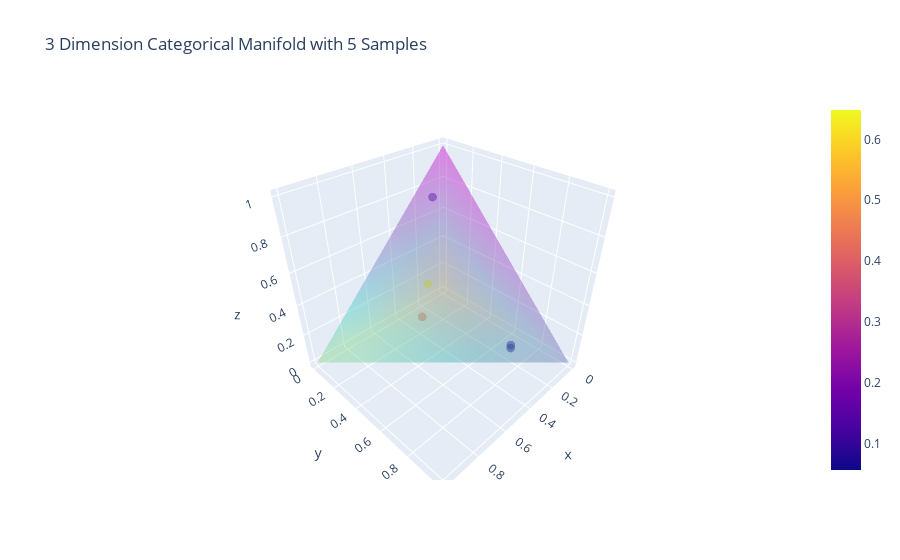

The notebook cell this image was saved under:
### Markdown cell above
### Visualization of Random Samples over the Manifold

### Code cell
# Plot the 2D and 3D manifold with random points
my_module = reload(CategoricalDistributionsManifold)
M2.scatter(n_samples=5)
M3.scatter(n_samples=5)

### Figure 1 — Plotly figure (JSON) as saved in the notebook; plotly's stock layout.template omitted (floating-point values rounded to 4 significant figures)
{"data": [{"hovertemplate": "x1=%{x}<br>x2=%{y}<br>x3=%{z}<br>x4=%{marker.color}<extra></extra>", "legendgroup": "", "marker": {"color": [0.4249, 0.6483, 0.1214, 0.05663, 0.101], "coloraxis": "coloraxis", "opacity": 0.5, "size": 3, "symbol": "circle"}, "mode": "markers", "name": "", "scene": "scene", "showlegend": false, "type": "scatter3d", "x": [0.3511, 0.1712, 0.1162, 0.1769, 0.1527], "y": [0.1675, 0.03102, 0.02932, 0.7221, 0.7055], "z": [0.05646, 0.1495, 0.7331, 0.0444, 0.0408]}, {"colorbar": {"title": {"text": "z"}}, "colorscale": [[0, "gold"], [0.5, "mediumturquoise"], [1, "magenta"]], "hoverinfo": "skip", "i": [0, 0, 0, 1], "intensity": [0, 0.33, 0.66, 1], "j": [1, 2, 3, 2], "k": [2, 3, 1, 3], "name": "y", "opacity": 0.25, "showscale": false, "type": "mesh3d", "x": [0, 1, 0, 0], "y": [0, 0, 1, 0], "z": [0, 0, 0, 1]}], "layout": {"autosize": true, "scene": {"aspectmode": "auto", "aspectratio": {"x": 1, "y": 1, "z": 1}}, "title": {"text": "3 Dimension Categorical Manifold with 5 Samples"}}}
